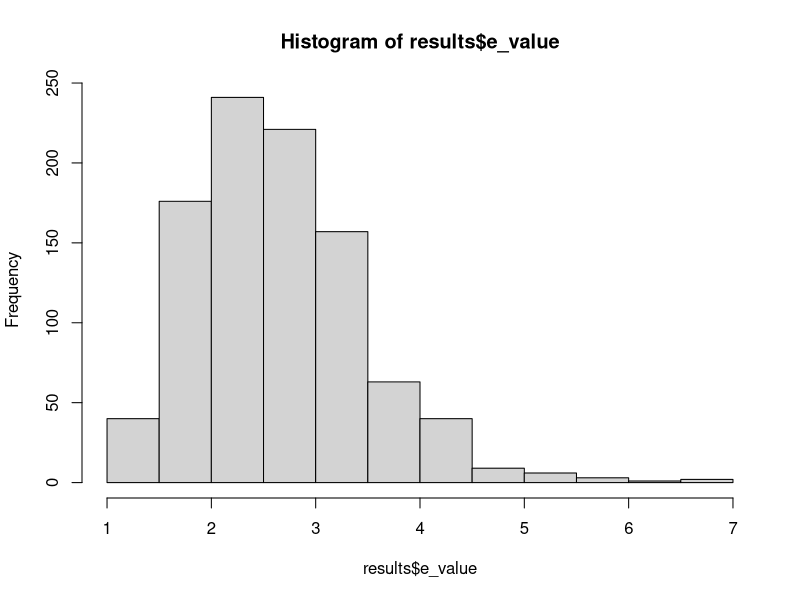

This figure's R source:
# Simulation Study
# 15.12.2024
# Ermioni Athanasiadi

library(tidyverse)
library(ggplot2)


# Step 1: Generate Data for sensitivity analysis with e-value

set.seed(456)

sim <- 1000  # number of simulations
N <- 100  # sample size per simulation

# Coefficients
beta0 <- 0.1
beta1 <- 0.7  # Coefficient for treatment (X)
beta_ux <- 0.8  # Coefficient for confounder (U) on X
beta2 <- 1.9  # Coefficient for confounder (U) on Y

results <- data.frame(
  sim = integer(sim),
  coef_x = numeric(sim),
  coef_x_u = numeric(sim),
  rr = numeric(sim),
  e_value = numeric(sim)
)

for (i in 1:sim) {
  # Unmeasured confounder U
  u <- rbinom(N, 1, 0.5)
  
  # treatment X based on U
  prob_x <- plogis(beta_ux * u)
  x <- rbinom(N, 1, prob_x)
  
  # Binary outcome Y based on X, U, and random error
  error <- rnorm(N)
  y_prob <- plogis(beta0 + beta1 * x + beta2 * u + error)
  y <- rbinom(N, 1, prob = y_prob)
  
  df <- data.frame(id = 1:N, x, y, y_prob, u)
  
  m1 <- glm(y ~ x, data = df, family = "binomial")  # Without U
  m2 <- glm(y ~ x + u, data = df, family = "binomial")  # With U
  
  cont_tab <- table(df$y, df$x)
  A <- cont_tab[1]
  B <- cont_tab[3]
  C <- cont_tab[2]
  D <- cont_tab[4]
  
  # Compute relative risk (RR)
  RR <- (A / (A + B)) / (C / (C + D))
  # RR for E-value: assumed to be equivalent between U = 0 and U = 1
  
  # results
  results[i, ] <- c(
    sim = i,
    coef_x = coef(m1)["x"],  # Coefficient for X without U
    coef_x_u = coef(m2)["x"],  # Coefficient for X with U
    rr = RR,  # Relative risk
    e_value = RR + sqrt(RR * (RR-1))
  )
}

# look at results
summary(results)
hist(results$e_value)


# Average estimates
mean_coef_x <- mean(results$coef_x)
mean_coef_x_u <- mean(results$coef_x_u)
mean_rr <- mean(results$rr)
mean_e_value <- mean(results$e_value, na.rm = T)  # 18 NAs, negative sqrt

# ATE for binary data?
## get mean probability diff between x=1 and x=0

### Determine what to vary
# strength of confounder
# type of confounder: binary, categorical, continuous
# sample size


# Add measured covariates 
gender <- rbinom(N, 1, 0.55)
age <- sample(18:55, N, replace = T)
edu <- rbinom(N, 1, 0.5)


# Step 2: Account for unmeasured confounding using IV (instrumental variable)

# Dataset with variable correlated with X but not y
iv <- rbinom(N, 1, prob_x)  
# 3 step aproach, regression, prediction, regression


# Step 3: Account for unmeasured confounding using DiD
# repeated measured data structure
# continuous outcome

df$post <- 0
# df <- df %>% mutate(id=row_number())
df2 <- df %>% mutate(post=1)
df <- rbind(df, df2)



